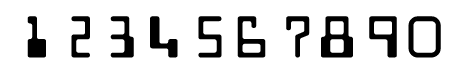
#> input picture reference.png, 459 x 78 px
$ python seg.py   (older library calls are emulated)
#> lines starting #> are read from the running program, lines starting #| are printed output that depends on the picture; after the words box and inside, x2 and y2 are one past the last pixel; in counts of white or black regions, pixels touching at a corner belong together
import numpy as np
import cv2
from matplotlib import pyplot as plt


charNames = ["1", "2", "3", "4", "5", "6", "7", "8", "9", "0"]
im = cv2.imread('reference.png')
#> im is the input picture: shape (78, 459, 3); min 0, max 255, mean 218.3
imgray = cv2.cvtColor(im,cv2.COLOR_BGR2GRAY)
#plt.imshow(imgray)
#plt.show()
ret,thresh = cv2.threshold(imgray,80,255,cv2.THRESH_BINARY_INV)
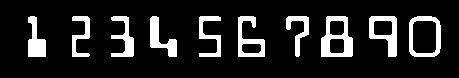
#> thresh: shape (78, 459); 13.4% white; 10 white regions, largest, box (x1, y1, x2, y2) and area: (321, 16, 353, 57) 719, (369, 16, 397, 57) 553, (409, 16, 441, 57) 518
#plt.imshow(thresh)
#plt.show()

kernel = np.ones((5,5), np.uint8)
img_dilation = cv2.dilate(thresh, kernel, iterations=1)
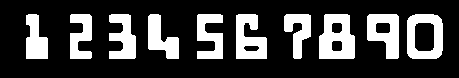
#> img_dilation: shape (78, 459); 24.5% white; 10 white regions
#find contours


_,ctrs,hier = cv2.findContours(img_dilation.copy(), cv2.RETR_EXTERNAL, cv2.CHAIN_APPROX_SIMPLE)
#> ctrs = 10 contours; largest, box (x1, y1, x2, y2) and area: (407, 14, 443, 59) 1472, (319, 14, 355, 59) 1333, (367, 14, 399, 59) 1022, (236, 14, 267, 59) 956, (109, 14, 136, 59) 745


#sort contours
sorted_ctrs = sorted(ctrs, key=lambda ctr: cv2.boundingRect(ctr)[0])
#> sorted_ctrs has the same summary as ctrs
chars ={}
for i, ctr in enumerate(sorted_ctrs):
    # Get bounding box
    x, y, w, h = cv2.boundingRect(ctr)

    # Getting ROI
    roi = im[y:y+h, x:x+w]
    #roi = im[y-30:y+h+30, x-30:x+w+30]
    roi = cv2.resize(roi, dsize=(36,36), interpolation=cv2.INTER_CUBIC)
    ret,thresh = cv2.threshold(roi,80,255,cv2.THRESH_BINARY)
#    roi = cv2.cvtColor(roi,cv2.COLOR_BGR2GRAY)
   # roi = cv2.resize(roi, (36, 36))
    chars[i] = thresh
#> this loop made 10 passes
#> (x, w) on passes 1 to 10: (26, 22), (70, 22), (109, 27), (148, 31), (197, 26), (236, 31), (284, 27), (319, 36), (367, 32), (407, 36)
#> pass 1, `roi = im[y:y+h, x:x+w]`:
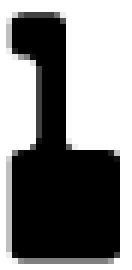
#> roi: shape (45, 22, 3) (shown 6 times larger); min 0, max 255, mean 132.8
#> pass 1, `roi = cv2.resize(roi, dsize=(36,36), interpolation=cv2.INTER_CUBIC)`:
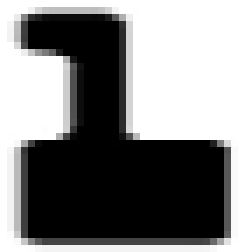
#> roi: shape (36, 36, 3) (shown 7 times larger); min 0, max 255, mean 133.1
#> pass 1, `ret,thresh = cv2.threshold(roi,80,255,cv2.THRESH_BINARY)`:
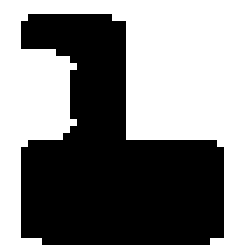
#> thresh: shape (36, 36, 3) (shown 7 times larger); 53.3% white; 1 black region, box (x1, y1, x2, y2) and area: (3, 2, 32, 35) 605
#> pass 2, `roi = im[y:y+h, x:x+w]`:
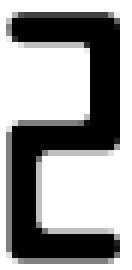
#> roi: shape (45, 22, 3) (shown 6 times larger); min 0, max 255, mean 153.7
#> after the loop:
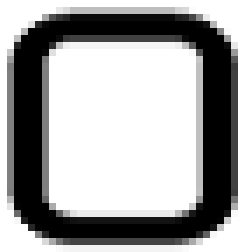
#> roi: shape (36, 36, 3) (shown 7 times larger); min 0, max 255, mean 165.5
#> after the loop, chars = 10 items
# [4 lines of commented-out code are left out]


im = cv2.imread('cheqno_thresh.jpg')
#> (the run stopped early here; a loop or call above may not have finished)
